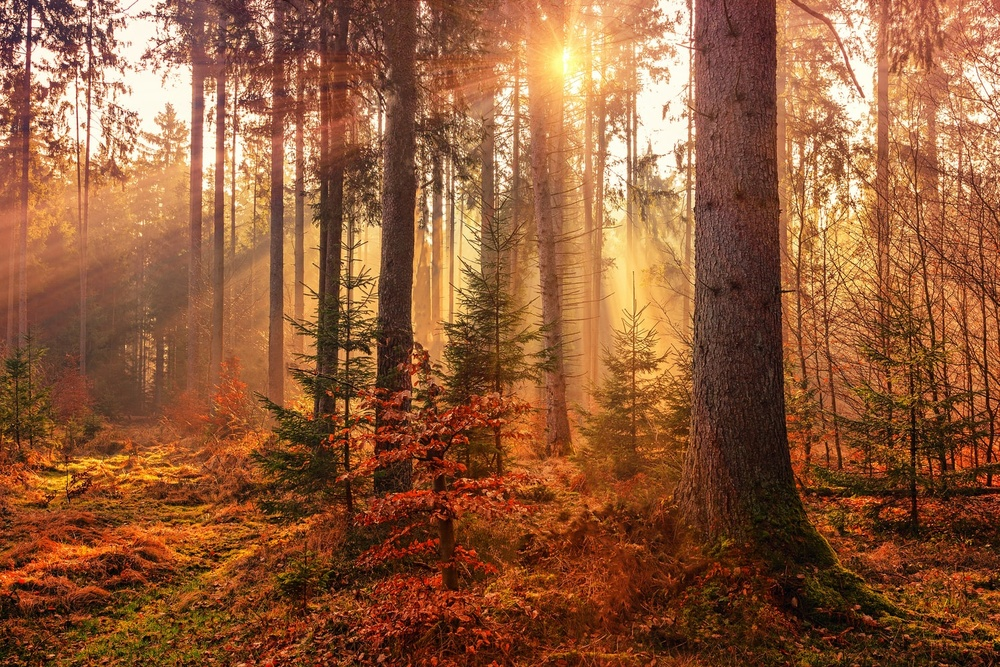
#> input picture assets/images/nature4.jfif, 1000 x 667 px, shrunk from 1500 x 1000 before the run
$ python color_channel.py
#> lines starting #> are read from the running program, lines starting #| are printed output that depends on the picture
#> further down, img is the input picture: shape (667, 1000, 3); mean B, G, R 58, 92, 145.6
import cv2 as cv
import numpy as np

# [14 lines left out: function display_color_channel, not called in this run]

def separate_bgr(image, show=False):
    '''
    the b,g,r are depicted and displayed as grayscale images that
    show distributions of pixel intensities.
    Lighter regions means more concentration of those pixel values
    Darker regions means little or no pixel of those values in the region
    '''
#> called with show = False
    b,g,r = cv.split(image)
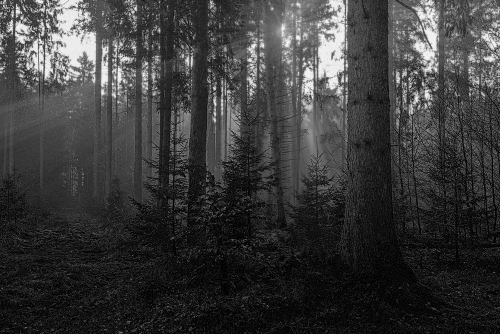
#> b: shape (667, 1000) (shown at 1/2 size); min 0, max 250, mean 58
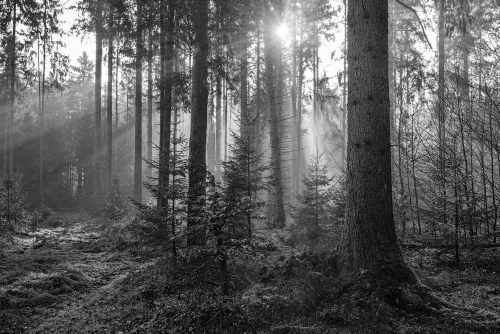
#> g: shape (667, 1000) (shown at 1/2 size); min 0, max 255, mean 92
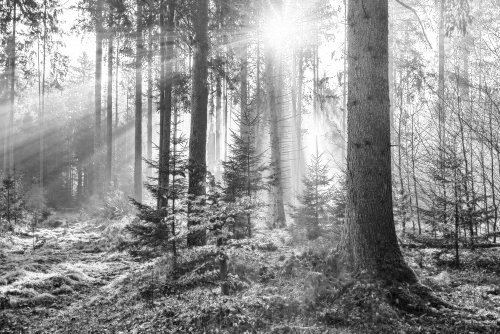
#> r: shape (667, 1000) (shown at 1/2 size); min 1, max 255, mean 145.6
    if show:
        cv.imshow('Blue', b)
        cv.imshow('Green', g)
        cv.imshow('Red', r)
        cv.waitKey(0)
    return b,g,r

def merge_channels(ch1, ch2, ch3, show=False):
#> called with show = False
    merged = [ch1,ch2,ch3]
    output = cv.merge(merged)
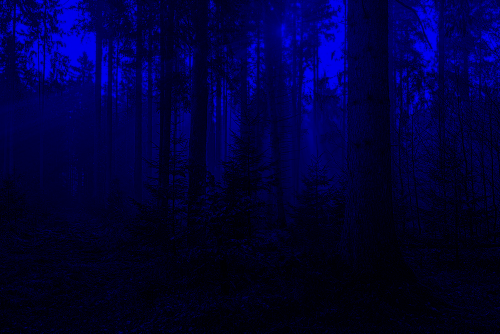
#> output: shape (667, 1000, 3) (shown at 1/2 size); mean of channels 0, 1, 2 58, 0, 0; drawn as B, G, R
    if show:
        cv.imshow('Merged Image', output)
        cv.waitKey(0)
    return output

def bgr_single_channel(image, show=False):
    blank = np.zeros(image.shape[:2], dtype='uint8')
    b,g,r = separate_bgr(image)
    output_b = merge_channels(b, blank, blank)
    output_g = merge_channels(blank, g, blank)
#> call 2 of merge_channels, with show = False
#> in merge_channels (call 2), `output = cv.merge(merged)`:
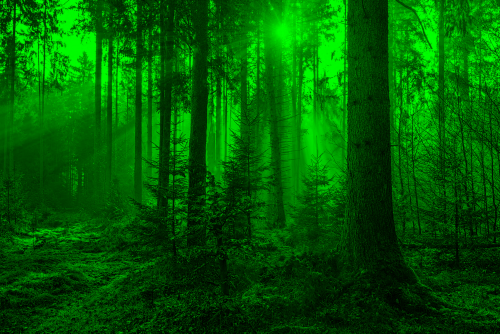
#> output: shape (667, 1000, 3) (shown at 1/2 size); mean of channels 0, 1, 2 0, 92, 0; drawn as B, G, R
#> blank: shape (667, 1000); every value is 0
    output_r = merge_channels(blank, blank, r)
#> call 3 of merge_channels, with show = False
#> in merge_channels (call 3), `output = cv.merge(merged)`:
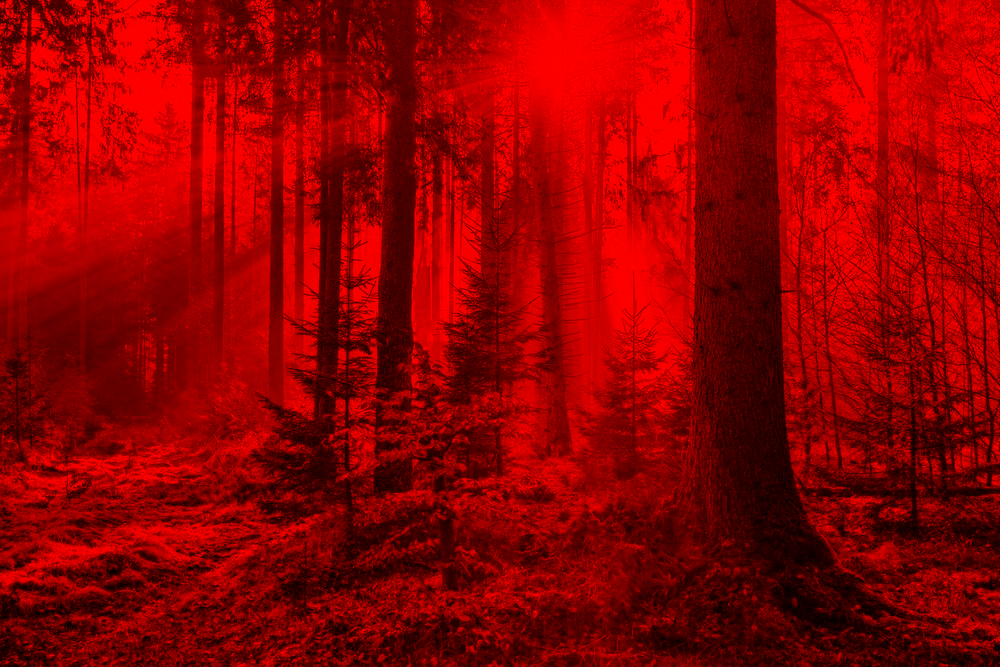
#> output: shape (667, 1000, 3); mean of channels 0, 1, 2 0, 0, 145.6; drawn as B, G, R
    if show:
        cv.imshow('Blue', output_b)
        cv.imshow('Green', output_g)
        cv.imshow('Red', output_r)
        cv.waitKey(0)
    return output_b, output_g, output_r

if __name__=='__main__':
    image_file = 'assets/images/nature4.jfif'
    img=cv.imread(image_file)
    b,g,r = bgr_single_channel(img, show=True)
    b, _, _ = separate_bgr(b)
    _, g, _ = separate_bgr(g)
    _, _, r = separate_bgr(r)
    merge_channels(b,g,r, show=True)

$ run again, with assets/images/nature1.jfif copied over assets/images/nature4.jfif
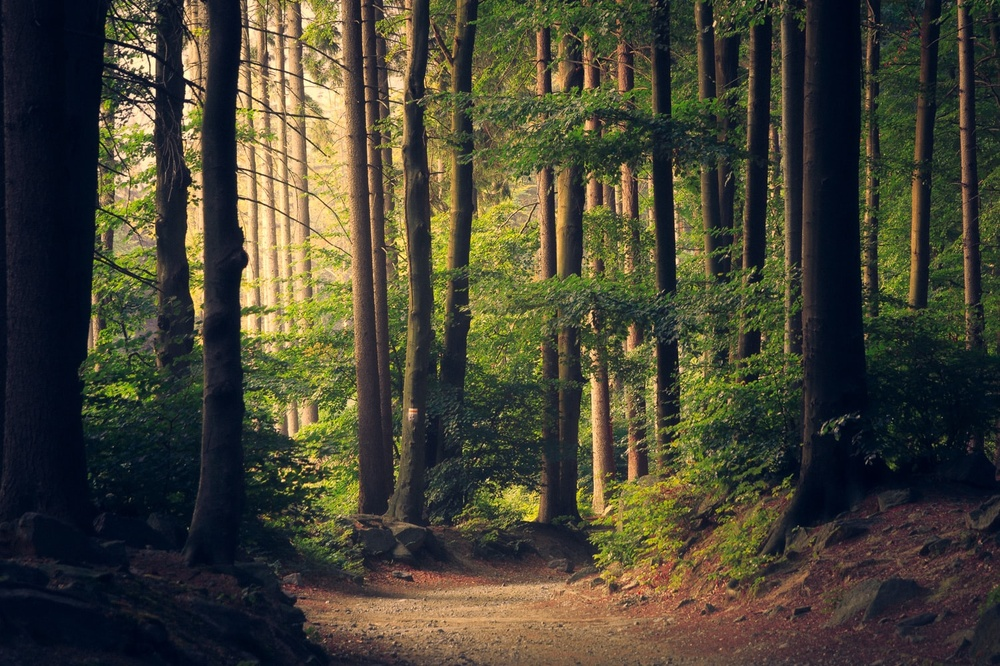
#> input picture assets/images/nature1.jfif, 1000 x 666 px, shrunk from 1502 x 1000 before the run
#> img is the input picture: shape (666, 1000, 3); mean B, G, R 52.3, 67.8, 69.9
#> in separate_bgr, `b,g,r = cv.split(image)`:
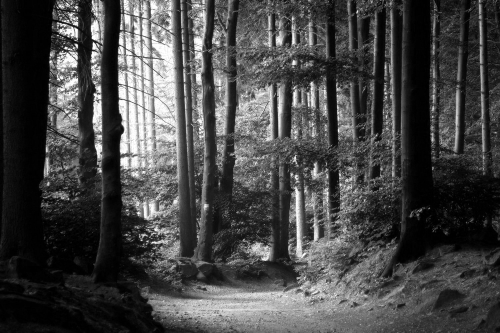
#> r: shape (666, 1000) (shown at 1/2 size); min 0, max 255, mean 69.9
#> blank: shape (666, 1000); every value is 0
#> in merge_channels (call 3), `output = cv.merge(merged)`:
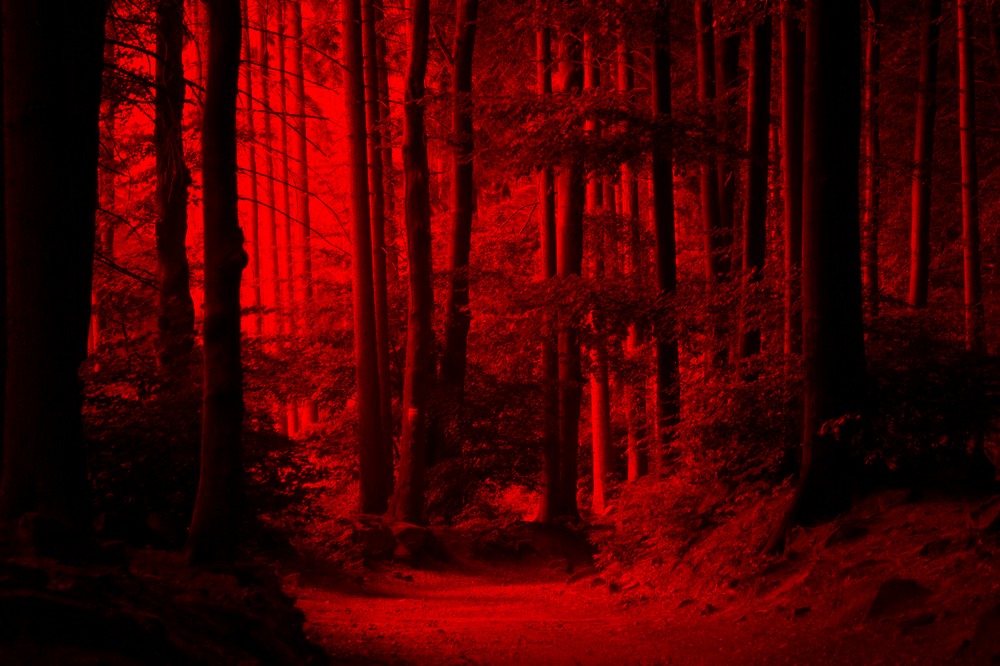
#> output: shape (666, 1000, 3); mean of channels 0, 1, 2 0, 0, 69.9; drawn as B, G, R

$ run again, with assets/images/nature2.jfif copied over assets/images/nature4.jfif
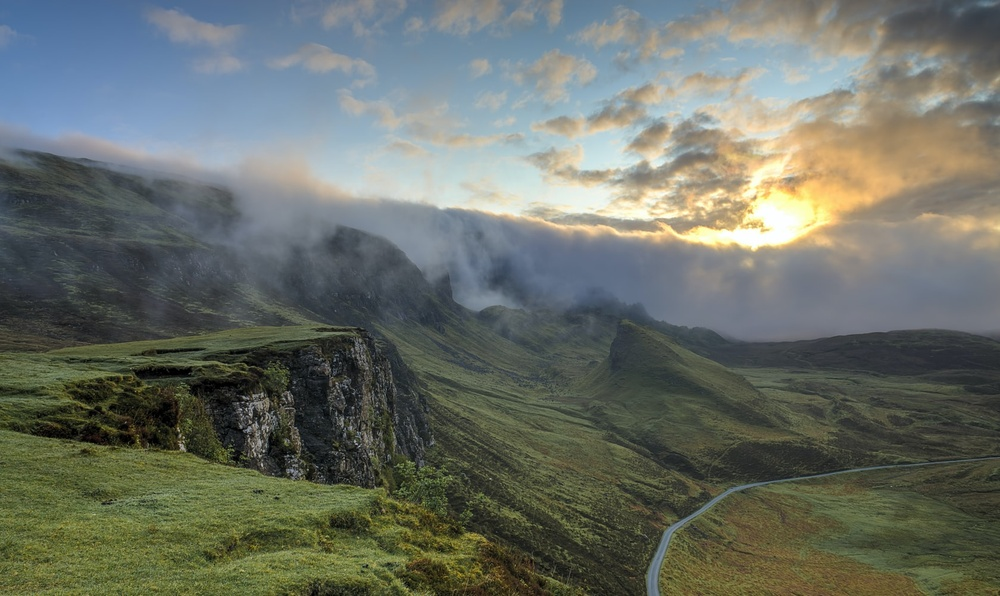
#> input picture assets/images/nature2.jfif, 1000 x 596 px, shrunk from 1680 x 1001 before the run
#> img is the input picture: shape (596, 1000, 3); mean B, G, R 102.8, 111.5, 106
#> in separate_bgr, `b,g,r = cv.split(image)`:
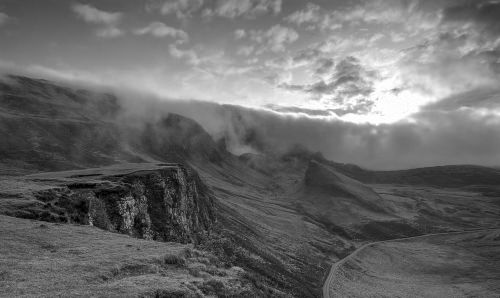
#> r: shape (596, 1000) (shown at 1/2 size); min 0, max 255, mean 106
#> blank: shape (596, 1000); every value is 0
#> in merge_channels (call 3), `output = cv.merge(merged)`:
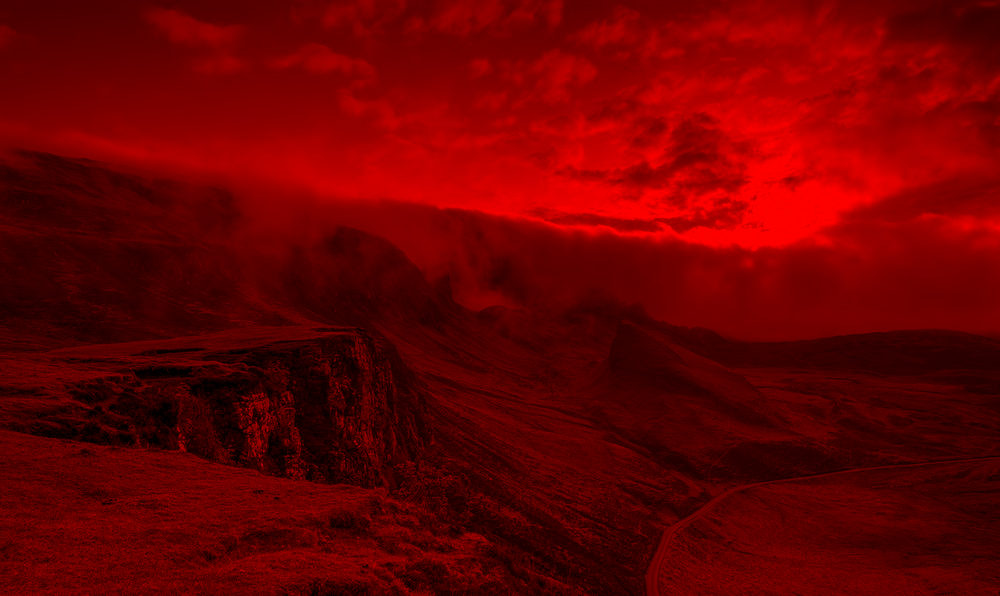
#> output: shape (596, 1000, 3); mean of channels 0, 1, 2 0, 0, 106; drawn as B, G, R
